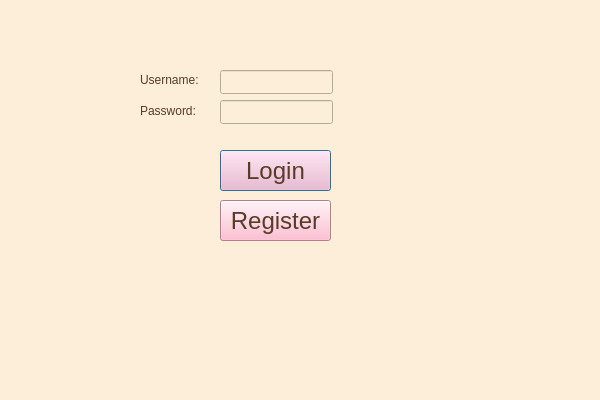
<?xml version="1.0" encoding="UTF-8"?>
<ui version="4.0">
 <class>LoginPageClass</class>
 <widget class="QDialog" name="LoginPageClass">
  <property name="geometry">
   <rect>
    <x>0</x>
    <y>0</y>
    <width>600</width>
    <height>400</height>
   </rect>
  </property>
  <property name="windowTitle">
   <string>LoginPage</string>
  </property>
  <property name="styleSheet">
   <string notr="true">background-color: #FDEED9;</string>
  </property>
  <widget class="QPushButton" name="loginButton">
   <property name="geometry">
    <rect>
     <x>220</x>
     <y>150</y>
     <width>111</width>
     <height>41</height>
    </rect>
   </property>
   <property name="font">
    <font>
     <pointsize>18</pointsize>
    </font>
   </property>
   <property name="styleSheet">
    <string notr="true">QPushButton {
  background-color: #FFADC6;
  color: #573C27;
 
}

QPushButton:hover {
   background-color: #E34989;
}
</string>
   </property>
   <property name="text">
    <string>Login</string>
   </property>
  </widget>
  <widget class="QLineEdit" name="Password">
   <property name="geometry">
    <rect>
     <x>220</x>
     <y>100</y>
     <width>113</width>
     <height>24</height>
    </rect>
   </property>
   <property name="styleSheet">
    <string notr="true">color: #573C27;</string>
   </property>
   <property name="text">
    <string/>
   </property>
  </widget>
  <widget class="QLineEdit" name="Username">
   <property name="geometry">
    <rect>
     <x>220</x>
     <y>70</y>
     <width>113</width>
     <height>24</height>
    </rect>
   </property>
   <property name="styleSheet">
    <string notr="true">color: #573C27;</string>
   </property>
   <property name="text">
    <string/>
   </property>
  </widget>
  <widget class="QPushButton" name="registerButton">
   <property name="geometry">
    <rect>
     <x>220</x>
     <y>200</y>
     <width>111</width>
     <height>41</height>
    </rect>
   </property>
   <property name="font">
    <font>
     <pointsize>18</pointsize>
    </font>
   </property>
   <property name="styleSheet">
    <string notr="true">QPushButton {
  background-color: #FFADC6;
  color: #573C27;
 
}

QPushButton:hover {
   background-color: #E34989;
}
</string>
   </property>
   <property name="text">
    <string>Register</string>
   </property>
  </widget>
  <widget class="QLabel" name="label">
   <property name="geometry">
    <rect>
     <x>140</x>
     <y>70</y>
     <width>61</width>
     <height>20</height>
    </rect>
   </property>
   <property name="styleSheet">
    <string notr="true">color: #573C27;</string>
   </property>
   <property name="text">
    <string>Username:</string>
   </property>
  </widget>
  <widget class="QLabel" name="label_2">
   <property name="geometry">
    <rect>
     <x>140</x>
     <y>100</y>
     <width>61</width>
     <height>21</height>
    </rect>
   </property>
   <property name="font">
    <font/>
   </property>
   <property name="styleSheet">
    <string notr="true">color:#573C27;</string>
   </property>
   <property name="text">
    <string>Password:</string>
   </property>
  </widget>
 </widget>
 <layoutdefault spacing="6" margin="11"/>
 <resources/>
 <connections/>
</ui>
